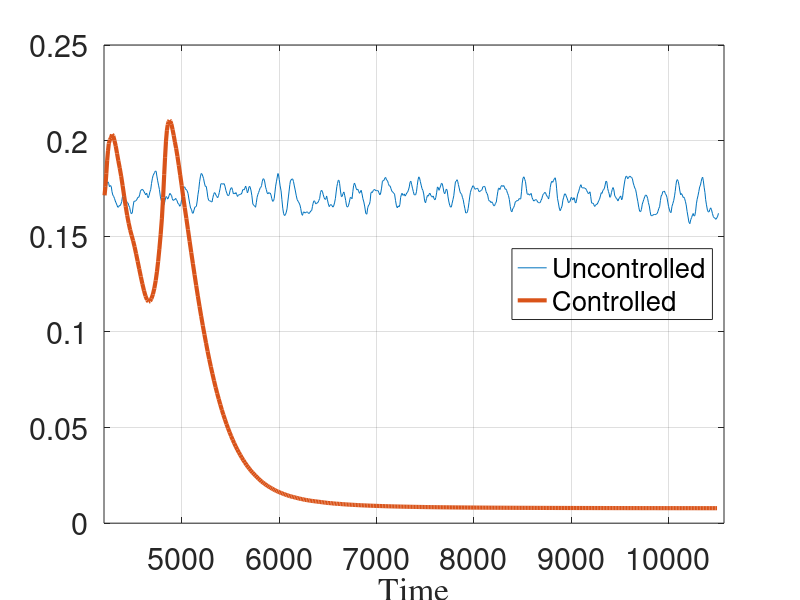

The MATLAB source for this figure: (Note: this script raises an error after producing the figure.)
clear varibles;
%%%%%%%%%%%%%%%%%%%%%%%%%%%%%%%%%%%%%%%% L2.out Uncontrolled
l2_UC=[4205.775841	0.171406755
4214.437305	0.173748809
4223.514021	0.175954211
4232.352656	0.177950816
4240.144355	0.178466721
4247.84537	0.177718412
4255.94639	0.17592348
4265.434458	0.176524362
4274.586226	0.176039966
4282.400167	0.173255174
4291.061423	0.171455452
4299.875795	0.170761569
4307.882428	0.169758883
4316.112667	0.168418724
4324.673828	0.167418563
4333.364103	0.16624878
4341.406974	0.165205891
4349.948683	0.165238055
4358.135015	0.166154724
4365.992504	0.166005504
4373.884906	0.166792711
4381.979269	0.168161323
4389.512357	0.170705414
4398.676485	0.171304094
4406.433966	0.172097317
4414.978214	0.170079593
4422.71495	0.16895698
4430.755706	0.168409079
4439.11345	0.167465865
4446.909445	0.16739125
4454.606802	0.166006739
4463.192701	0.165194577
4471.732154	0.162999552
4480.783385	0.16177754
4490.585152	0.162235335
4499.533549	0.165844705
4507.713029	0.168284876
4515.922566	0.168258468
4524.320602	0.168540289
4532.530861	0.168710124
4540.338523	0.169561463
4549.194237	0.170406978
4557.889085	0.170373799
4566.126429	0.171633576
4574.537419	0.173595948
4583.261982	0.174291287
4592.543525	0.174532396
4601.841412	0.174163841
4610.748724	0.173388683
4619.465456	0.172511182
4628.942987	0.171663195
4637.796508	0.172588777
4645.78384	0.17122476
4653.990262	0.170118597
4663.456879	0.171294346
4671.671253	0.173210309
4680.265986	0.174484092
4688.26824	0.177639447
4696.510918	0.180052824
4704.125576	0.181700643
4711.363265	0.182494562
4719.865708	0.18333253
4727.243689	0.184105157
4735.784114	0.183997994
4743.137067	0.181480662
4751.664858	0.178995355
4760.356873	0.17673562
4769.484094	0.174494363
4778.761261	0.170910876
4788.278109	0.168802128
4798.19308	0.167044926
4808.040439	0.166301206
4817.608841	0.166525753
4827.755199	0.168768502
4837.132372	0.170755797
4845.923735	0.170464531
4854.034615	0.169426554
4861.669065	0.170042655
4869.52884	0.17144879
4878.087571	0.172458256
4885.677774	0.171694484
4894.249656	0.171384104
4901.626494	0.169641564
4908.862316	0.168803982
4917.012124	0.168814111
4924.109947	0.169285964
4929.248355	0.169167448
4935.544896	0.169798745
4942.52084	0.169262078
4950.714936	0.16864477
4960.054316	0.167114954
4969.008143	0.166843401
4978.552877	0.165676185
4988.756621	0.166508099
4997.845288	0.1692076
5006.345404	0.172500473
5014.048568	0.174892781
5022.246205	0.175745987
5030.44076	0.175785393
5037.812583	0.174506093
5044.798739	0.174543376
5053.164404	0.17388872
5063.043561	0.172475515
5072.480125	0.169504079
5081.665618	0.166776053
5090.219949	0.164641154
5099.126172	0.164039467
5108.582705	0.162079815
5116.42983	0.162046999
5125.12689	0.16367784
5134.556329	0.165324354
5142.191285	0.165339988
5149.984986	0.16585503
5157.981385	0.168437583
5165.511452	0.171718467
5173.696544	0.174348304
5182.21683	0.178477124
5190.429034	0.181065474
5198.807025	0.182825252
5206.893955	0.182542924
5214.687776	0.181499816
5223.29296	0.180148584
5232.046988	0.177818602
5241.360165	0.176064983
5250.785025	0.176083024
5258.839514	0.173608241
5267.58444	0.170225059
5276.230058	0.168757634
5284.137508	0.168493037
5293.115335	0.168477564
5302.199842	0.168086829
5310.204479	0.167936383
5318.519091	0.170158704
5326.287247	0.171741915
5334.350979	0.172816221
5342.849087	0.172556626
5350.505083	0.171511749
5358.685259	0.170806421
5367.784082	0.170147035
5376.674334	0.171205588
5384.673114	0.172842668
5392.738929	0.174869988
5401.056452	0.177368658
5408.694313	0.177548024
5416.52075	0.177445565
5425.295266	0.177228491
5434.352246	0.177525548
5443.225868	0.176185269
5453.316639	0.17387856
5462.108795	0.172540003
5470.191352	0.171362432
5478.039868	0.171237376
5486.924563	0.171767841
5496.175367	0.174067834
5505.383042	0.175227645
5513.852321	0.175384384
5521.318474	0.173950426
5529.944259	0.172184264
5539.20649	0.172594645
5547.647993	0.172174761
5555.769596	0.172853451
5563.173077	0.171965532
5571.601959	0.170822053
5580.536462	0.171429126
5590.175461	0.171737101
5600.278662	0.171902445
5609.049722	0.172031998
5617.14926	0.172632078
5624.999024	0.174209284
5631.45013	0.174494554
5639.255607	0.174200044
5647.394438	0.175142083
5655.856264	0.176253782
5665.309074	0.174582176
5673.889982	0.172704298
5681.720933	0.173624182
5690.221802	0.175871376
5699.491992	0.176019953
5709.795433	0.174210928
5719.702352	0.171210973
5729.738603	0.166876296
5739.260077	0.166172777
5748.495254	0.165725926
5757.674776	0.165176156
5765.362268	0.167546067
5773.592703	0.170412309
5781.672942	0.171926515
5788.666455	0.172871825
5796.048921	0.173862218
5804.034804	0.175174892
5811.703648	0.175536083
5819.181075	0.176470264
5827.277565	0.178825173
5835.695769	0.180088723
5844.389857	0.179838604
5852.052698	0.178407127
5860.461778	0.175687716
5868.435039	0.174441132
5876.504152	0.172689047
5884.933514	0.172215228
5892.45864	0.172845941
5899.878831	0.17245458
5908.537142	0.172605731
5916.796967	0.17151338
5924.578801	0.16963021
5933.228218	0.168263066
5941.907426	0.168555402
5949.087831	0.169709503
5955.955912	0.172665734
5963.882308	0.1762139
5971.599168	0.178458958
5978.83927	0.180414334
5986.371387	0.182791846
5992.480598	0.18249822
6001.006964	0.179718847
6010.211731	0.176319108
6019.778025	0.173744828
6028.413436	0.169101518
6037.112729	0.164695669
6045.799553	0.161812472
6054.880522	0.160857832
6064.771171	0.161293801
6073.823092	0.162675823
6080.920387	0.164316104
6087.683601	0.16739059
6095.137658	0.170558682
6102.298588	0.173624055
6109.777508	0.17697742
6116.008282	0.178955939
6123.536789	0.179528138
6131.608116	0.179961847
6139.440316	0.179912838
6147.431777	0.178611798
6156.180806	0.176289515
6164.909364	0.174220774
6175.025855	0.171453847
6185.377056	0.169103748
6195.197953	0.168270933
6204.806154	0.167435945
6213.83627	0.166326364
6222.126879	0.164464829
6230.665785	0.161785372
6239.960125	0.160940587
6248.647627	0.162702907
6257.997879	0.162645928
6267.294083	0.162129174
6275.532254	0.162492649
6285.117166	0.162781596
6293.705893	0.162506451
6302.294964	0.161948036
6308.901855	0.161921037
6316.971328	0.162564797
6325.3958	0.163244649
6334.643173	0.163479017
6342.460817	0.165630693
6349.132496	0.16726132
6357.708097	0.168571017
6366.884767	0.168226538
6374.725297	0.16698639
6382.386981	0.167045741
6390.077396	0.167435406
6399.375346	0.167674938
6407.731924	0.168736661
6416.430721	0.169753097
6424.999923	0.172909548
6434.252877	0.174034477
6443.981757	0.173520822
6453.53574	0.171662981
6461.965513	0.170206274
6469.928539	0.16940842
6479.035038	0.169309322
6487.903282	0.171080648
6496.404657	0.169060443
6505.827907	0.166880578
6515.337401	0.165485136
6524.961265	0.166327612
6534.295074	0.166570054
6543.432355	0.166031652
6551.997446	0.165239107
6560.159277	0.165823467
6569.101765	0.167431632
6578.368769	0.169821289
6585.991271	0.173154995
6592.96062	0.17597014
6600.063062	0.177663006
6607.414732	0.179257797
6614.435262	0.179299962
6621.557605	0.177526114
6630.404179	0.173662909
6639.48138	0.170732352
6647.820198	0.170859727
6656.583918	0.172351887
6665.269743	0.173174325
6674.598813	0.171184361
6683.614007	0.1687878
6692.591758	0.165919866
6701.685176	0.165222973
6711.460421	0.165891225
6721.564139	0.167842104
6731.358794	0.170299416
6740.202248	0.170253483
6749.041408	0.169624124
6757.439699	0.173326323
6765.112593	0.176409833
6773.598537	0.177841073
6782.255385	0.176833178
6791.088987	0.175095998
6799.728689	0.174243521
6807.541369	0.174622977
6816.115772	0.173745624
6825.206109	0.172472864
6833.843712	0.173061182
6842.854234	0.174054642
6851.701942	0.172213483
6860.531588	0.169710771
6870.515587	0.167917999
6880.273759	0.165359177
6890.442039	0.161898637
6901.13358	0.161539995
6910.496743	0.16494215
6919.494502	0.166295924
6927.178613	0.166601194
6934.707417	0.168225848
6942.919847	0.172587256
6950.730557	0.173231626
6958.790071	0.172875735
6966.167469	0.173884038
6974.746316	0.174367581
6983.483841	0.174426582
6992.268887	0.173802376
7000.673653	0.173895203
7008.889466	0.173884719
7017.082813	0.173850141
7025.345883	0.172747273
7035.031465	0.17164755
7043.871325	0.172600324
7052.591269	0.175161466
7061.313975	0.178789792
7069.804075	0.179045786
7077.772501	0.179259837
7085.741219	0.180394273
7094.692288	0.180762101
7103.550287	0.179440988
7113.25813	0.17911743
7122.414998	0.1775867
7130.875846	0.176428405
7140.361656	0.176288614
7149.479573	0.174909252
7158.458819	0.173533518
7168.09048	0.173095869
7177.077943	0.172525747
7186.112158	0.172055394
7195.769054	0.168794158
7205.630393	0.16590471
7214.798181	0.164854166
7223.089863	0.165885547
7231.9233	0.165377488
7241.025136	0.166546081
7248.599203	0.170348456
7256.080681	0.171697808
7263.523806	0.172496485
7271.63858	0.171413958
7279.373431	0.171601061
7286.661841	0.172157291
7294.109954	0.171007761
7302.911822	0.171705649
7310.960891	0.172580863
7319.417732	0.172989222
7328.530223	0.174141924
7337.481814	0.17580937
7345.342969	0.178274823
7353.842137	0.178772433
7362.435762	0.176950414
7370.278091	0.175144204
7379.024855	0.173358489
7387.465194	0.171704469
7395.716552	0.171661986
7402.836442	0.171692787
7411.413182	0.173278118
7419.058443	0.176501501
7427.481207	0.179547279
7435.237989	0.181069183
7442.745036	0.180494164
7450.811077	0.17868865
7459.660979	0.176731862
7468.747032	0.174872203
7477.731666	0.173944765
7485.9653	0.172111672
7495.236337	0.16849672
7504.593776	0.167500769
7514.628892	0.169728194
7524.223104	0.171327394
7533.764145	0.170991182
7541.890402	0.17211613
7550.465547	0.17246877
7558.180207	0.171392464
7565.046341	0.170931444
7573.738202	0.170455199
7583.35692	0.171084113
7592.481354	0.169587321
7601.686994	0.169055373
7609.934709	0.170210761
7618.318846	0.172710244
7626.831447	0.175780822
7634.886654	0.175502025
7642.984793	0.174032685
7650.908995	0.175135934
7659.374959	0.176253171
7667.999953	0.177689716
7676.588699	0.177473117
7685.759432	0.17525755
7693.39539	0.172985216
7701.129173	0.172236211
7709.478805	0.173255886
7717.978597	0.174665761
7726.629923	0.17405547
7735.60193	0.170589893
7744.846749	0.167901585
7753.394291	0.166099283
7761.66547	0.165225984
7770.525166	0.165378897
7777.962376	0.167295121
7786.150138	0.169116989
7794.878177	0.171193513
7803.685328	0.175179347
7812.151566	0.178524633
7820.528861	0.17879846
7828.149804	0.179573841
7834.867298	0.178754188
7842.165772	0.177045019
7850.370206	0.175266739
7858.942813	0.173246961
7867.45377	0.172334563
7875.548429	0.171944279
7883.674265	0.170337298
7891.461734	0.169187543
7900.265653	0.166614284
7908.166738	0.164663813
7917.779796	0.162174091
7927.054621	0.162258499
7935.2646	0.162780583
7942.391988	0.164472299
7951.109327	0.167720252
7959.729927	0.171012133
7966.15791	0.173025063
7973.617097	0.174300965
7981.537809	0.175239667
7989.690918	0.176389869
7998.510333	0.176206215
8006.947514	0.175198638
8014.247019	0.174535407
8022.689811	0.174853517
8030.511161	0.174982028
8038.236496	0.175155215
8045.944068	0.1744771
8053.963739	0.173331362
8062.286367	0.173400326
8071.253718	0.173894463
8079.31404	0.174005734
8086.225386	0.17442577
8092.524503	0.175740294
8099.979336	0.17600026
8109.016528	0.176122218
8117.607357	0.175583553
8126.393942	0.173328863
8134.779168	0.172471702
8143.04824	0.171578071
8151.864198	0.169153372
8159.856467	0.168397853
8167.744196	0.168464184
8177.014453	0.167601646
8185.829238	0.168030409
8194.523241	0.167246075
8203.924158	0.166016474
8213.200538	0.165918883
8222.745417	0.167153306
8231.369974	0.167780094
8239.463179	0.170700117
8247.1493	0.173253959
8253.779775	0.174996928
8261.45541	0.17521178
8268.634961	0.174410704
8276.624013	0.175544795
8282.733954	0.176345626
8290.903037	0.176539935
8299.609519	0.176044682
8307.568376	0.17652441
8315.415646	0.175719238
8323.225542	0.174582056
8330.995387	0.174700516
8338.122708	0.173942513
8347.103798	0.172479844
8356.674265	0.171355662
8365.935127	0.169174183
8375.247784	0.165595099
8383.688263	0.163292894
8392.73764	0.162817112
8400.484118	0.164332599
8408.839937	0.164979483
8417.639004	0.165962826
8427.144449	0.16801987
8435.449053	0.168212764
8444.464799	0.168714138
8452.32975	0.168501728
8459.073579	0.168988831
8467.346689	0.169731277
8474.914829	0.169487339
8483.026929	0.169591192
8490.94094	0.173276193
8498.32923	0.17782498
8506.437089	0.180427916
8515.469086	0.181089185
8524.3813	0.179695811
8531.692312	0.178587792
8540.523771	0.175096894
8548.137521	0.172213824
8556.042806	0.171858235
8563.653524	0.17221947
8572.081108	0.171489553
8581.103029	0.171830172
8590.354751	0.172400187
8599.531178	0.170193975
8608.493969	0.169151504
8617.730647	0.16838674
8626.442265	0.168879444
8633.634986	0.168992714
8640.821761	0.169203497
8648.088562	0.168772473
8657.280452	0.167879301
8666.864043	0.167590815
8675.614972	0.167482268
8683.823224	0.16763139
8691.303672	0.168778685
8699.069311	0.169501048
8707.313135	0.171135536
8713.463989	0.171938113
8721.541201	0.172271151
8729.142456	0.172974825
8738.030701	0.172758124
8746.300704	0.171494056
8754.379832	0.170856033
8761.941153	0.170361585
8769.388316	0.169471097
8777.71197	0.171857826
8785.974433	0.175498141
8794.760677	0.177862038
8803.787747	0.178776369
8811.90106	0.178197715
8820.067817	0.17922862
8828.83149	0.18006097
8837.520017	0.18057815
8845.883111	0.178231314
8851.910207	0.174807493
8860.561279	0.169844024
8869.878055	0.167401367
8878.741243	0.164748164
8888.313985	0.163348408
8898.437431	0.164560925
8907.521303	0.165802848
8916.205811	0.168873236
8924.467307	0.17042238
8933.123102	0.172127463
8941.882496	0.17213952
8950.390221	0.171078454
8958.411722	0.169970384
8965.302593	0.16898081
8973.623058	0.16756956
8982.292617	0.167811403
8990.650835	0.168298107
8997.321221	0.169862678
9004.846493	0.170356837
9012.256032	0.169493581
9019.434891	0.168996995
9027.019011	0.170134299
9034.486862	0.169989253
9041.470378	0.167757075
9049.850579	0.167450202
9059.052756	0.169497675
9068.408908	0.172101577
9077.445855	0.173174562
9086.12423	0.174849234
9094.25477	0.176181704
9102.003057	0.176964449
9109.538589	0.175493697
9117.645669	0.17538712
9125.538192	0.175169584
9133.772648	0.175412099
9142.620092	0.175048596
9151.90911	0.174897874
9160.587843	0.173873942
9169.489922	0.17313027
9177.30446	0.172313152
9185.642982	0.172466722
9194.458579	0.173259169
9202.297367	0.170748798
9210.687057	0.167454756
9219.220151	0.167260052
9226.40381	0.167317447
9233.816747	0.16654746
9241.902294	0.165612007
9250.216218	0.166015929
9257.162617	0.166615946
9265.967561	0.166662087
9274.705441	0.167366827
9283.956646	0.168572079
9292.320449	0.169296388
9301.974459	0.171091049
9310.562522	0.172778602
9318.692655	0.172421553
9326.061434	0.173824524
9333.907404	0.174453327
9342.102878	0.174864715
9350.379799	0.176860841
9358.808636	0.178787047
9367.73432	0.178406219
9376.512065	0.174985974
9384.61481	0.173379048
9391.605687	0.172283663
9398.167041	0.170399751
9406.182404	0.170710194
9415.27329	0.172806917
9423.73773	0.17455673
9431.850103	0.175481152
9440.370285	0.174257933
9448.895749	0.171145844
9456.796069	0.170723848
9464.313032	0.169797117
9473.146912	0.169428172
9482.346949	0.168450036
9491.501608	0.169663696
9500.964718	0.170369293
9510.758076	0.171085068
9520.035901	0.169050485
9528.908392	0.170130922
9537.715133	0.173994657
9547.078437	0.177341205
9555.412839	0.179780104
9564.611733	0.181366303
9573.411475	0.1812963
9581.85918	0.180083367
9589.840427	0.180509054
9598.19901	0.181218592
9606.685376	0.181383792
9614.945054	0.180879802
9622.650565	0.18076314
9630.563469	0.180052458
9639.234732	0.177846431
9647.416523	0.176491806
9654.964456	0.175252431
9663.553729	0.174418028
9670.922679	0.172552487
9679.224134	0.170044234
9686.822742	0.168061999
9695.864071	0.165196599
9704.987485	0.163103885
9714.210417	0.16281755
9723.252996	0.163962248
9732.299338	0.166821181
9740.061818	0.16803092
9747.850683	0.169276876
9756.451704	0.170575525
9763.944543	0.171394758
9770.100914	0.171550323
9778.967538	0.171005905
9787.149377	0.169830191
9794.974615	0.167589142
9804.031422	0.165861356
9813.261356	0.162791494
9821.107115	0.160804076
9830.49787	0.160772288
9838.523095	0.160808429
9846.681503	0.161373781
9856.013375	0.161381242
9865.13458	0.161317539
9875.107013	0.161518291
9885.070523	0.161877916
9893.462793	0.163067132
9902.129239	0.164603585
9910.227159	0.165410397
9918.549565	0.168775491
9926.313267	0.171126038
9934.587397	0.171676543
9942.75712	0.173355318
9951.144725	0.173316056
9959.324466	0.173677301
9968.614962	0.172351707
9977.234338	0.171700588
9985.689892	0.170364864
9994.163628	0.167915984
10001.87681	0.165652886
10009.15652	0.16421838
10018.37991	0.162767887
10027.96323	0.162385065
10037.43989	0.165655969
10046.46918	0.167152864
10055.5024	0.168771018
10063.75663	0.171115658
10070.05738	0.173344354
10077.75543	0.176627113
10084.90662	0.179115589
10093.49161	0.17961889
10102.10846	0.17861801
10110.23876	0.176450715
10118.51099	0.173659737
10126.4971	0.171708777
10135.13532	0.172312755
10143.71277	0.171524764
10152.32411	0.170281737
10159.72354	0.170469004
10166.94356	0.169689664
10174.85087	0.168296777
10183.27783	0.166384799
10192.73136	0.162974771
10202.53061	0.160080874
10211.63339	0.157311384
10221.13754	0.156592077
10230.37555	0.158724594
10238.83308	0.159776297
10248.08362	0.161150703
10255.80613	0.161895417
10263.30257	0.160641203
10271.78239	0.16075256
10280.22045	0.1631111
10288.22361	0.166951712
10296.01121	0.169345083
10304.36879	0.171144594
10313.11197	0.173390022
10321.76078	0.175803915
10330.01278	0.176766373
10337.04251	0.178529722
10345.16032	0.180298133
10352.57875	0.180855806
10359.63055	0.178944983
10367.82567	0.175662489
10376.19968	0.172831098
10383.5786	0.169103182
10391.78387	0.166419536
10401.61894	0.163687922
10410.40363	0.162750374
10418.14591	0.1627386
10426.32307	0.164006724
10435.56039	0.164870239
10443.66684	0.163816462
10452.82619	0.161967353
10462.42908	0.16024299
10470.17144	0.15975116
10477.40988	0.159549119
10487.19981	0.158862925
10497.43971	0.15954461
10506.77414	0.160468021
10515.18419	0.162016661];
%%%%%%%%%%%%%%%%%%%%%%%%%%%%%%%%%%%%%%%%%%%%% L2.out Controlled
l2_C=[4205.775841	0.171406755
4214.446368	0.175977993
4223.643779	0.182676037
4232.722795	0.18980495
4241.029692	0.194600052
4249.603856	0.198553254
4260.455509	0.200397568
4271.044104	0.201337683
4282.844289	0.20323857
4295.064738	0.202515264
4307.471287	0.200029668
4320.68823	0.197154312
4333.859504	0.193306154
4347.425585	0.189438996
4361.679745	0.185677599
4376.430432	0.181411395
4391.55045	0.176394276
4407.100495	0.170970383
4422.568353	0.165717264
4438.032592	0.160969896
4453.38957	0.156880548
4468.651941	0.153332701
4483.829797	0.15045518
4499.071902	0.147664216
4514.329243	0.144475439
4529.76767	0.140839702
4545.731435	0.136930955
4561.962076	0.132912765
4578.343321	0.128899193
4594.716842	0.125057107
4611.00282	0.121564691
4627.01283	0.118696128
4642.549067	0.116715679
4657.720236	0.115811024
4672.704362	0.116081456
4687.600408	0.117419192
4702.491462	0.119633386
4717.229899	0.122767782
4731.501163	0.126870682
4744.09111	0.131401124
4756.206244	0.13677609
4768.950426	0.143340969
4781.951679	0.150762057
4794.723982	0.159070502
4807.172209	0.170158382
4818.57723	0.182173526
4827.640899	0.191354414
4837.017127	0.199753187
4846.661895	0.20543342
4855.282986	0.208322878
4864.569672	0.209948231
4873.475684	0.210629762
4882.272655	0.210126043
4892.980634	0.208580864
4905.069081	0.205693953
4916.486999	0.202749096
4928.568967	0.199294368
4941.294021	0.195965379
4954.835623	0.191792995
4968.621232	0.187143782
4983.277276	0.181998414
4998.630012	0.176419652
5013.99083	0.170583916
5029.750391	0.164996906
5046.277381	0.15934366
5062.976585	0.153447234
5079.809161	0.147405803
5096.750159	0.141451102
5113.67589	0.135641932
5130.593574	0.129906903
5147.550805	0.12424041
5164.557187	0.118714521
5181.561328	0.113381724
5198.459955	0.108264548
5215.236755	0.103358156
5231.9174	9.87E-02
5248.520516	9.42E-02
5265.052832	8.98E-02
5281.521068	8.57E-02
5297.93259	8.18E-02
5314.288107	7.81E-02
5330.575968	7.45E-02
5346.799488	7.11E-02
5362.966821	6.79E-02
5379.084118	6.49E-02
5395.157035	6.20E-02
5411.189334	5.92E-02
5427.182574	5.66E-02
5443.139654	5.42E-02
5459.062778	5.18E-02
5474.95422	4.96E-02
5490.815283	4.75E-02
5506.647397	4.55E-02
5522.452257	4.36E-02
5538.231526	4.18E-02
5553.986435	4.01E-02
5569.718215	3.85E-02
5585.427995	3.70E-02
5601.11685	3.56E-02
5616.785781	3.42E-02
5632.435736	3.29E-02
5648.067616	3.17E-02
5663.682291	3.05E-02
5679.280598	2.94E-02
5694.863301	2.84E-02
5710.430939	2.74E-02
5725.984254	2.65E-02
5741.524001	2.56E-02
5757.050904	2.48E-02
5772.56565	2.40E-02
5788.068889	2.32E-02
5803.561237	2.25E-02
5819.04327	2.18E-02
5834.515426	2.12E-02
5849.97818	2.06E-02
5865.432043	2.00E-02
5880.877488	1.95E-02
5896.314965	1.90E-02
5911.744929	1.85E-02
5927.167811	1.81E-02
5942.58402	1.76E-02
5957.99388	1.72E-02
5973.397638	1.68E-02
5988.795627	1.65E-02
6004.188183	1.61E-02
6019.575633	1.58E-02
6034.958286	1.55E-02
6050.336434	1.52E-02
6065.710341	1.49E-02
6081.08016	1.46E-02
6096.446115	1.44E-02
6111.808444	1.41E-02
6127.167374	1.39E-02
6142.523119	1.37E-02
6157.87588	1.35E-02
6173.225845	1.33E-02
6188.573117	1.31E-02
6203.917833	1.29E-02
6219.260162	1.27E-02
6234.600263	1.26E-02
6249.938285	1.24E-02
6265.27437	1.22E-02
6280.608654	1.21E-02
6295.941203	1.20E-02
6311.272104	1.18E-02
6326.601475	1.17E-02
6341.929429	1.16E-02
6357.256071	1.15E-02
6372.581503	1.14E-02
6387.905817	1.13E-02
6403.229048	1.12E-02
6418.551261	1.11E-02
6433.87254	1.10E-02
6449.192966	1.09E-02
6464.512613	1.08E-02
6479.831554	1.07E-02
6495.149852	1.06E-02
6510.467523	1.05E-02
6525.784615	1.05E-02
6541.101188	1.04E-02
6556.4173	1.03E-02
6571.733002	1.02E-02
6587.048347	1.02E-02
6602.363381	1.01E-02
6617.678118	1.01E-02
6632.99258	1.00E-02
6648.306811	9.94E-03
6663.620851	9.89E-03
6678.934738	9.83E-03
6694.248507	9.78E-03
6709.562193	9.73E-03
6724.875827	9.68E-03
6740.189413	9.64E-03
6755.502966	9.59E-03
6770.816514	9.55E-03
6786.130081	9.50E-03
6801.443695	9.46E-03
6816.757378	9.42E-03
6832.071154	9.38E-03
6847.385044	9.34E-03
6862.699067	9.31E-03
6878.013232	9.27E-03
6893.327537	9.24E-03
6908.641999	9.20E-03
6923.956636	9.17E-03
6939.271463	9.14E-03
6954.586496	9.11E-03
6969.901748	9.08E-03
6985.217233	9.05E-03
7000.532962	9.02E-03
7015.848948	8.99E-03
7031.165202	8.97E-03
7046.481732	8.94E-03
7061.798532	8.92E-03
7077.115606	8.89E-03
7092.432964	8.87E-03
7107.750614	8.84E-03
7123.068565	8.82E-03
7138.386823	8.80E-03
7153.705396	8.78E-03
7169.024289	8.76E-03
7184.34351	8.74E-03
7199.663063	8.72E-03
7214.982954	8.70E-03
7230.303187	8.68E-03
7245.623767	8.66E-03
7260.944698	8.64E-03
7276.265984	8.63E-03
7291.587625	8.61E-03
7306.909615	8.59E-03
7322.231955	8.58E-03
7337.554648	8.56E-03
7352.877698	8.55E-03
7368.201106	8.53E-03
7383.524875	8.52E-03
7398.849007	8.50E-03
7414.173503	8.49E-03
7429.498366	8.48E-03
7444.823596	8.46E-03
7460.149195	8.45E-03
7475.475163	8.44E-03
7490.801503	8.43E-03
7506.128213	8.41E-03
7521.455296	8.40E-03
7536.782751	8.39E-03
7552.110579	8.38E-03
7567.438779	8.37E-03
7582.767353	8.36E-03
7598.096299	8.35E-03
7613.425617	8.34E-03
7628.755308	8.33E-03
7644.08537	8.32E-03
7659.415804	8.31E-03
7674.746608	8.30E-03
7690.077776	8.29E-03
7705.409307	8.28E-03
7720.741199	8.28E-03
7736.073452	8.27E-03
7751.406066	8.26E-03
7766.73904	8.25E-03
7782.072372	8.24E-03
7797.406063	8.24E-03
7812.74011	8.23E-03
7828.074513	8.22E-03
7843.409271	8.21E-03
7858.744383	8.21E-03
7874.079848	8.20E-03
7889.415663	8.19E-03
7904.751829	8.19E-03
7920.088343	8.18E-03
7935.425205	8.17E-03
7950.762413	8.17E-03
7966.099966	8.16E-03
7981.437862	8.16E-03
7996.7761	8.15E-03
8012.114678	8.14E-03
8027.453595	8.14E-03
8042.79285	8.13E-03
8058.132441	8.13E-03
8073.472366	8.12E-03
8088.812623	8.12E-03
8104.153212	8.11E-03
8119.494131	8.11E-03
8134.835378	8.10E-03
8150.176951	8.10E-03
8165.518849	8.09E-03
8180.86107	8.09E-03
8196.203612	8.08E-03
8211.546475	8.08E-03
8226.889655	8.07E-03
8242.233153	8.07E-03
8257.576965	8.07E-03
8272.92109	8.06E-03
8288.265527	8.06E-03
8303.610274	8.05E-03
8318.955329	8.05E-03
8334.30069	8.05E-03
8349.646356	8.04E-03
8364.992325	8.04E-03
8380.338596	8.04E-03
8395.685166	8.03E-03
8411.032035	8.03E-03
8426.379199	8.02E-03
8441.726659	8.02E-03
8457.074411	8.02E-03
8472.422455	8.01E-03
8487.770788	8.01E-03
8503.11941	8.01E-03
8518.468317	8.01E-03
8533.81751	8.00E-03
8549.166984	8.00E-03
8564.516739	8.00E-03
8579.866772	7.99E-03
8595.217081	7.99E-03
8610.567665	7.99E-03
8625.918522	7.99E-03
8641.269651	7.98E-03
8656.621049	7.98E-03
8671.972716	7.98E-03
8687.32465	7.97E-03
8702.676849	7.97E-03
8718.029312	7.97E-03
8733.382037	7.97E-03
8748.735023	7.96E-03
8764.088267	7.96E-03
8779.441769	7.96E-03
8794.795527	7.96E-03
8810.149539	7.96E-03
8825.503805	7.95E-03
8840.858321	7.95E-03
8856.213088	7.95E-03
8871.568102	7.95E-03
8886.923364	7.94E-03
8902.278871	7.94E-03
8917.634622	7.94E-03
8932.990615	7.94E-03
8948.346849	7.94E-03
8963.703323	7.93E-03
8979.060034	7.93E-03
8994.416982	7.93E-03
9009.774166	7.93E-03
9025.131582	7.93E-03
9040.489231	7.92E-03
9055.847111	7.92E-03
9071.20522	7.92E-03
9086.563557	7.92E-03
9101.922121	7.92E-03
9117.28091	7.92E-03
9132.639922	7.91E-03
9147.999157	7.91E-03
9163.358613	7.91E-03
9178.718288	7.91E-03
9194.078182	7.91E-03
9209.438293	7.91E-03
9224.798619	7.90E-03
9240.15916	7.90E-03
9255.519913	7.90E-03
9270.880878	7.90E-03
9286.242054	7.90E-03
9301.603438	7.90E-03
9316.96503	7.90E-03
9332.326828	7.89E-03
9347.688832	7.89E-03
9363.051039	7.89E-03
9378.413448	7.89E-03
9393.776059	7.89E-03
9409.13887	7.89E-03
9424.50188	7.89E-03
9439.865087	7.88E-03
9455.228491	7.88E-03
9470.59209	7.88E-03
9485.955882	7.88E-03
9501.319867	7.88E-03
9516.684044	7.88E-03
9532.04841	7.88E-03
9547.412966	7.88E-03
9562.777709	7.88E-03
9578.142639	7.87E-03
9593.507755	7.87E-03
9608.873055	7.87E-03
9624.238538	7.87E-03
9639.604203	7.87E-03
9654.970049	7.87E-03
9670.336075	7.87E-03
9685.702279	7.87E-03
9701.068661	7.87E-03
9716.435219	7.86E-03
9731.801952	7.86E-03
9747.168859	7.86E-03
9762.53594	7.86E-03
9777.903192	7.86E-03
9793.270615	7.86E-03
9808.638208	7.86E-03
9824.00597	7.86E-03
9839.3739	7.86E-03
9854.741996	7.86E-03
9870.110257	7.86E-03
9885.478683	7.85E-03
9900.847273	7.85E-03
9916.216025	7.85E-03
9931.584938	7.85E-03
9946.954012	7.85E-03
9962.323245	7.85E-03
9977.692636	7.85E-03
9993.062185	7.85E-03
10008.43189	7.85E-03
10023.80175	7.85E-03
10039.17177	7.85E-03
10054.54193	7.85E-03
10069.91225	7.85E-03
10085.28273	7.84E-03
10100.65335	7.84E-03
10116.02412	7.84E-03
10131.39504	7.84E-03
10146.76611	7.84E-03
10162.13733	7.84E-03
10177.50869	7.84E-03
10192.8802	7.84E-03
10208.25185	7.84E-03
10223.62364	7.84E-03
10238.99558	7.84E-03
10254.36765	7.84E-03
10269.73987	7.84E-03
10285.11223	7.84E-03
10300.48472	7.83E-03
10315.85735	7.83E-03
10331.23012	7.83E-03
10346.60303	7.83E-03
10361.97607	7.83E-03
10377.34925	7.83E-03
10392.72256	7.83E-03
10408.096	7.83E-03
10423.46957	7.83E-03
10438.84327	7.83E-03
10454.21711	7.83E-03
10469.59107	7.83E-03
10484.96516	7.83E-03
10500.33938	7.83E-03];
%%%%%%%%%%%%%%%%%%%%%%%%%%%%%%%%%%% Graphs for Uncontrolled and Controlled
plot(l2_UC(:,1),l2_UC(:,2),l2_C(:,1),l2_C(:,2),'LineWidth',3);
grid;
xlim([4200 10572])
xlabel('Time','FontName','Times');
%title('L_2 Norm Perturbation Energy (RE:2000)','FontName','Times');
legend({'Uncontrolled','Controlled'},"Location","east");
set(gcf, 'color', 'none');
set(legend,'color','none');
set(gca, 'color', 'none','FontSize',22); 
export_fig('L2_2000.png', '-png', '-eps', '-transparent','-m5');